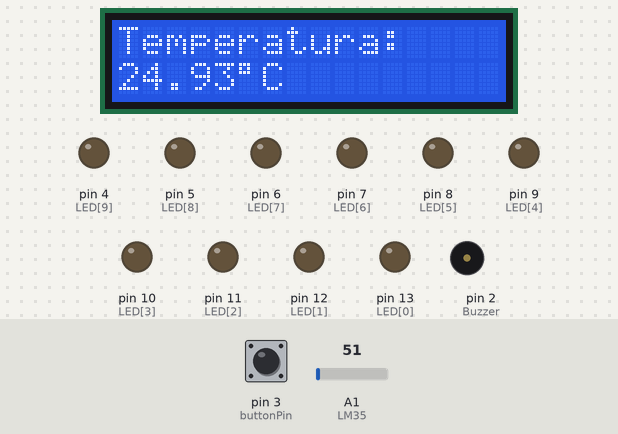
Simulated run of this sketch. Board: Arduino Uno, built with avr-gcc and run on an emulated ATmega328P. Shown: 16×2 character LCD, output pins drawn as LEDs (lit = HIGH), buzzer (waves = sounding, pin HIGH). Inputs (shaded band) come from the test bench; at power-on: pin 3 (buttonPin) HIGH, A1 (LM35) = 51. What the sketch prints to the serial monitor is not drawn.

Above: at 1.2 s.
1.3 s: pin 3 (buttonPin) pulled LOW for 0.75 s
At 2.6 s:
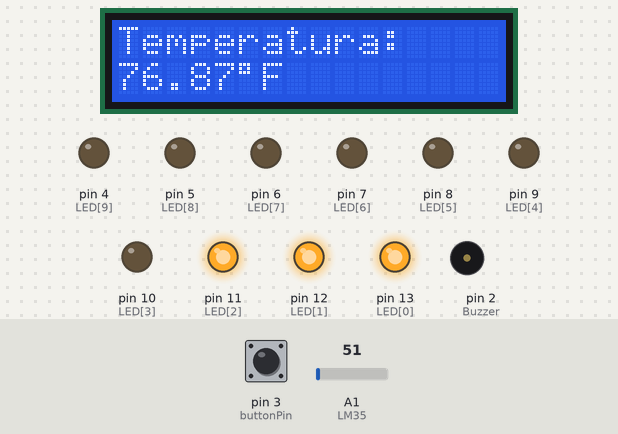
4.3 s: A1 (LM35) set to 61
At 7.2 s:
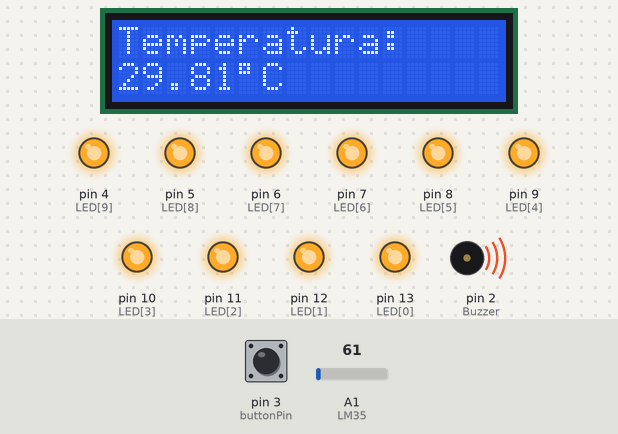
7.9 s: pin 3 (buttonPin) pulled LOW for 3.2 s
At 10.0 s:
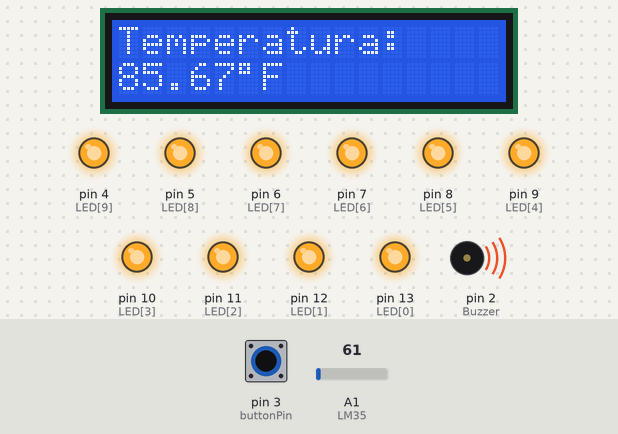
13.2 s: A1 (LM35) set to 71
At 14.8 s:
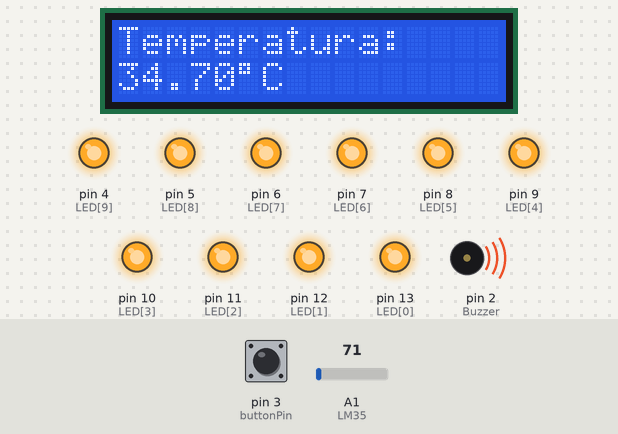
15.8 s: A1 (LM35) set to 86
At 17.2 s:
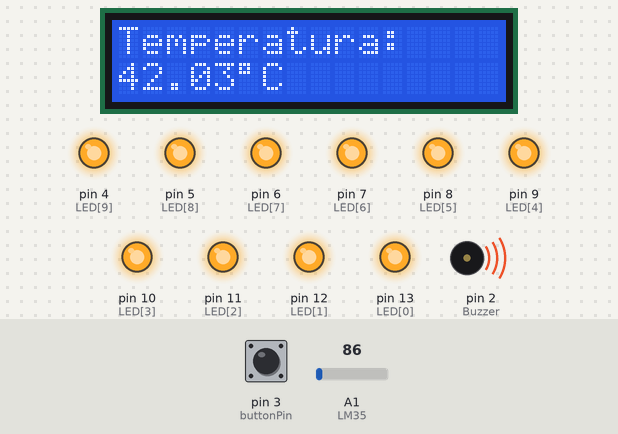
Timing chart, 0 to 18.8 s (numbered marks = the images above; inputs shaded):
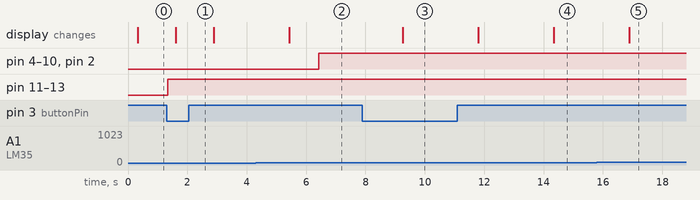

Measured:
- after the input at 1.3 s, the display: changes after 0.31 s (image 1)
- after the input at 4.3 s, pin 4 (LED[9]), pin 5 (LED[8]), pin 6 (LED[7]), pin 7 (LED[6]), pin 8 (LED[5]), pin 9 (LED[4]), pin 10 (LED[3]), pin 2 (Buzzer): LOW → HIGH after 2.1 s; the display: changes after 1.1 s (image 2)
- after the input at 7.9 s, the display: changes after 1.3 s (image 3)
- after the input at 13.2 s, the display: changes after 1.1 s (image 4)
- after the input at 15.8 s, the display: changes after 1.1 s (image 5)

The sketch:

versaoFinal.ino
```cpp
/*******************************************************************************
*
*    Projeto Eletrônica – Termômetro com leds e sensor de temperatura com alarme e lcd
*    Gabriel Nicolau, Daniel Froes, Guilherme e Mash Bragança
*
*******************************************************************************/

#include <Wire.h>
#include <LiquidCrystal_I2C.h>

// Inicializa o display no endereco 0x27
LiquidCrystal_I2C lcd(0x27,2,1,0,4,5,6,7,3, POSITIVE);

#define LM35 1
#define Buzzer 2
#define adder 0.70
#define lowestTemp 23.0
#define buttonPin 3
const int LED[] = {13, 12, 11, 10, 9, 8, 7, 6, 5, 4};
float temperatura = 0;
float tempAux = 0;

void setup() {
  lcd.begin (16,2); //Inicializa o lcd
  Serial.begin(9600); //Mostrar a temperatura no log do arduino
  //Pinagens
  pinMode(Buzzer, OUTPUT);
  pinMode(buttonPin, INPUT_PULLUP);
  for(int x = 0; x < 10; x++){
    pinMode(LED[x], OUTPUT);
  }
}

void loop() {
  temperatura = (float(analogRead(LM35))*5/(1023))/0.01; //Celsius
  Serial.println(temperatura); //Printar no log as temperaturas lidas

  int buttonNotPressed = digitalRead(buttonPin); // Verifica se o botão foi pressionado
  delay(250);


  if (buttonNotPressed) {
//    tempAux = (float(analogRead(LM35))*5/(1023))/0.01; //Celsius
    printCelsius((float(analogRead(LM35))*5/(1023))/0.01);
  } else {
//    tempAux = ((temperatura) * 1.8)+32; //Farenheit
    printFarenheit(((temperatura) * 1.8)+32);
  }

  delay(1000);

  for (int i=0; i<9; i++) {
    if(temperatura > lowestTemp + i*adder){
      digitalWrite(LED[i], HIGH);
    }
    else{
      digitalWrite(LED[i], LOW);
    }
  }
  if(temperatura > lowestTemp + 9*adder){
    digitalWrite(LED[9], HIGH);
    digitalWrite(Buzzer,HIGH);
  }
  else{
    digitalWrite(LED[9], LOW);
    digitalWrite(Buzzer,LOW);
  }
}

void printCelsius(float tempToShow) {
  lcd.setBacklight(HIGH);
  lcd.setCursor(0,0);
  lcd.print("Temperatura: ");
  lcd.setCursor(0,1);
  lcd.print(tempToShow);
  lcd.write(B11011111); // Símbolo de grau
  lcd.print("C ");
}

void printFarenheit(float tempToShow) {
  lcd.setBacklight(HIGH);
  lcd.setCursor(0,0);
  lcd.print("Temperatura: ");
  lcd.setCursor(0,1);
  lcd.print(tempToShow);
  lcd.write(B11011111); // Símbolo de grau
  lcd.print("F ");
}
```
